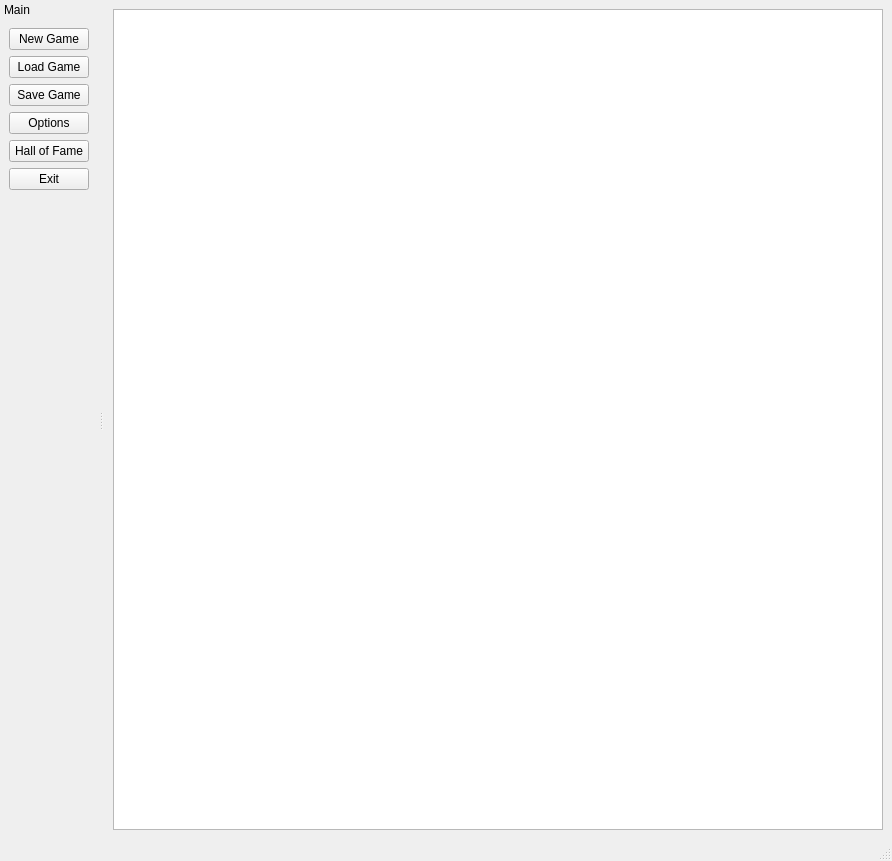
<?xml version="1.0" encoding="UTF-8"?>
<ui version="4.0">
 <class>TBSEMainWindow</class>
 <widget class="QMainWindow" name="TBSEMainWindow">
  <property name="geometry">
   <rect>
    <x>0</x>
    <y>0</y>
    <width>892</width>
    <height>861</height>
   </rect>
  </property>
  <property name="windowTitle">
   <string>TBSE</string>
  </property>
  <widget class="QWidget" name="centralwidget">
   <layout class="QGridLayout" name="gridLayout">
    <item row="0" column="0">
     <widget class="QGraphicsView" name="graphicsView"/>
    </item>
   </layout>
  </widget>
  <widget class="QMenuBar" name="menubar">
   <property name="geometry">
    <rect>
     <x>0</x>
     <y>0</y>
     <width>892</width>
     <height>20</height>
    </rect>
   </property>
  </widget>
  <widget class="QStatusBar" name="statusbar"/>
  <widget class="QDockWidget" name="mainDock">
   <property name="enabled">
    <bool>true</bool>
   </property>
   <property name="features">
    <set>QDockWidget::NoDockWidgetFeatures</set>
   </property>
   <property name="windowTitle">
    <string>Main</string>
   </property>
   <attribute name="dockWidgetArea">
    <number>1</number>
   </attribute>
   <widget class="QWidget" name="dockWidgetContents">
    <layout class="QGridLayout" name="gridLayout_2">
     <item row="5" column="2">
      <widget class="QPushButton" name="exitButton">
       <property name="text">
        <string>Exit</string>
       </property>
      </widget>
     </item>
     <item row="0" column="2">
      <widget class="QPushButton" name="newButton">
       <property name="text">
        <string>New Game</string>
       </property>
      </widget>
     </item>
     <item row="6" column="2">
      <spacer name="verticalSpacer">
       <property name="orientation">
        <enum>Qt::Vertical</enum>
       </property>
       <property name="sizeHint" stdset="0">
        <size>
         <width>20</width>
         <height>40</height>
        </size>
       </property>
      </spacer>
     </item>
     <item row="1" column="2">
      <widget class="QPushButton" name="loadButton">
       <property name="text">
        <string>Load Game</string>
       </property>
      </widget>
     </item>
     <item row="2" column="2">
      <widget class="QPushButton" name="saveButton">
       <property name="text">
        <string>Save Game</string>
       </property>
      </widget>
     </item>
     <item row="3" column="2">
      <widget class="QPushButton" name="optionsButton">
       <property name="text">
        <string>Options</string>
       </property>
      </widget>
     </item>
     <item row="4" column="2">
      <widget class="QPushButton" name="hofButton">
       <property name="text">
        <string>Hall of Fame</string>
       </property>
      </widget>
     </item>
    </layout>
   </widget>
  </widget>
 </widget>
 <resources/>
 <connections>
  <connection>
   <sender>exitButton</sender>
   <signal>clicked()</signal>
   <receiver>TBSEMainWindow</receiver>
   <slot>close()</slot>
   <hints>
    <hint type="sourcelabel">
     <x>168</x>
     <y>238</y>
    </hint>
    <hint type="destinationlabel">
     <x>692</x>
     <y>0</y>
    </hint>
   </hints>
  </connection>
  <connection>
   <sender>TBSEMainWindow</sender>
   <signal>displayMainDock(bool)</signal>
   <receiver>mainDock</receiver>
   <slot>setVisible(bool)</slot>
   <hints>
    <hint type="sourcelabel">
     <x>358</x>
     <y>446</y>
    </hint>
    <hint type="destinationlabel">
     <x>141</x>
     <y>438</y>
    </hint>
   </hints>
  </connection>
 </connections>
 <slots>
  <signal>displayMainDock(bool)</signal>
 </slots>
</ui>
